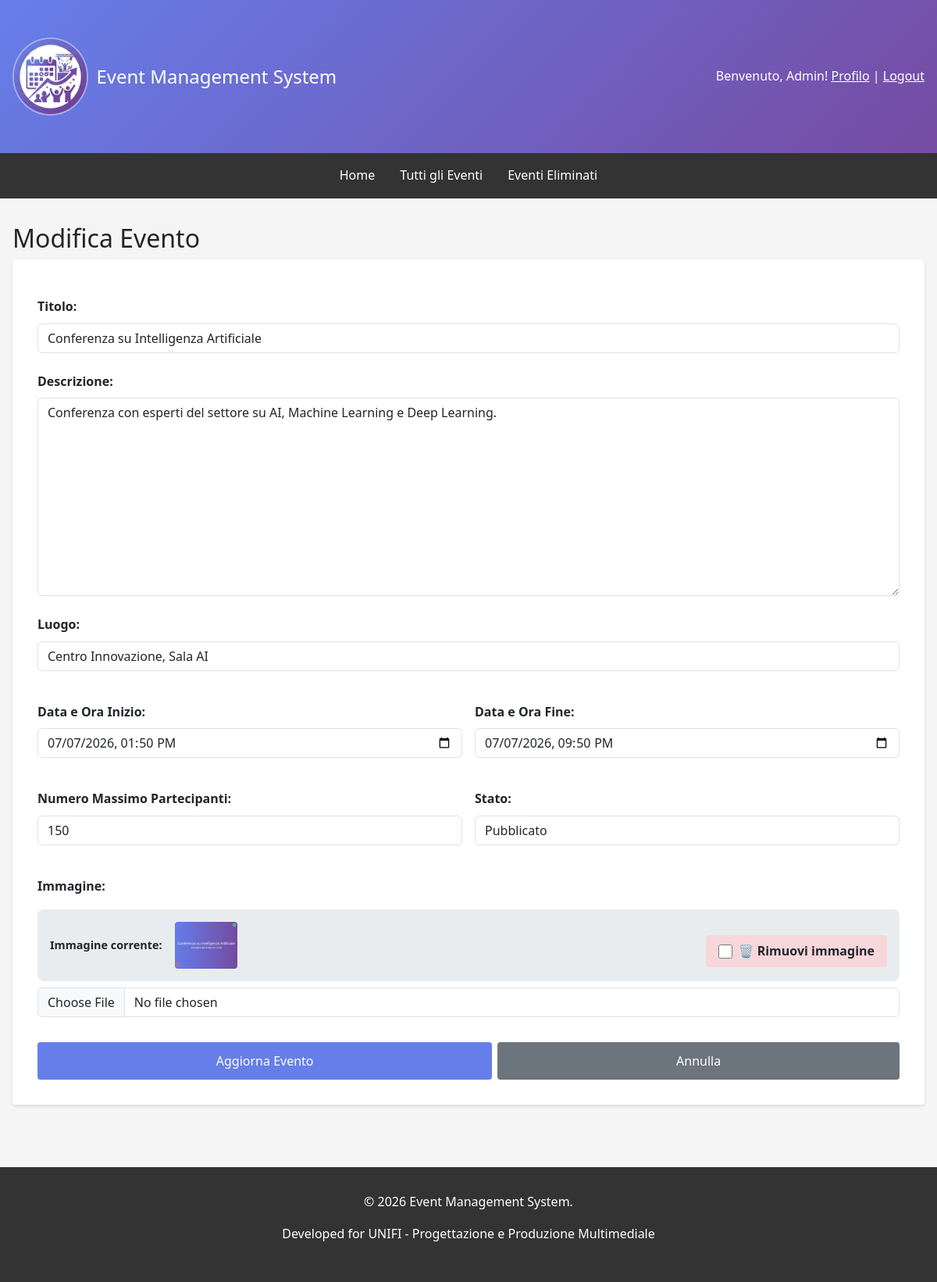
Screenshot of /events/event/558/edit/ (signed in) with the database file from the repository.
### events/models.py (models this page shows, shortened)
class Event(models.Model):
    STATUS_CHOICES = [('draft', 'Bozza'), ('published', 'Pubblicato'), ('ongoing', 'In Corso'), ('completed', 'Completato'), ('cancelled', 'Annullato')]
    title = models.CharField(max_length=200, verbose_name='Titolo')
    description = models.TextField(verbose_name='Descrizione')
    organizer = models.ForeignKey(User, on_delete=models.CASCADE, related_name='organized_events', verbose_name='Organizzatore')
    location = models.CharField(max_length=255, verbose_name='Luogo')
    start_date = models.DateTimeField(verbose_name='Data e Ora Inizio')
    end_date = models.DateTimeField(verbose_name='Data e Ora Fine')
    max_attendees = models.IntegerField(null=True, blank=True, verbose_name='Numero Massimo Partecipanti')
    image = models.ImageField(upload_to='event_images/', blank=True, null=True, verbose_name='Immagine')
    status = models.CharField(max_length=15, choices=STATUS_CHOICES, default='draft', verbose_name='Stato')
    created_at = models.DateTimeField(auto_now_add=True)
    updated_at = models.DateTimeField(auto_now=True)
    deleted_at = models.DateTimeField(null=True, blank=True, verbose_name='Eliminato il')
    class Meta:
        ordering = ['-start_date']
        permissions = [('can_create_event', 'Può creare eventi'), ('can_edit_own_events', 'Può modificare i propri eventi'), ('can_delete_own_events', 'Può eliminare i propri eventi'), ('can_view_attendees', 'Può visualizzare la lista dei partecipanti')]

### events/views.py (the view, shortened to what this page needs)
# urls.py: path('event/<int:pk>/edit/', views.EventUpdateView.as_view(), name='event_update'),
class EventUpdateView(LoginRequiredMixin, UserPassesTestMixin, UpdateView):
    model = Event
    form_class = EventForm
    template_name = 'events/event_form.html'
    def test_func(self):
        if not self.request.user.is_authenticated:
            return False
        event = self.get_object()
        return self.request.user == event.organizer or self.request.user.is_staff

### templates/events/event_form.html (shortened to what this page needs)
{% extends 'base.html' %}
{% block content %}
<h2>{% if form.instance.pk %}Modifica Evento{% else %}Crea Nuovo Evento{% endif %}</h2>
<form method="post" enctype="multipart/form-data">
    <div class="form-group">
        {{ form.title.label_tag }}
        {{ form.title }}
    </div>
    <div class="form-group">
        {{ form.description.label_tag }}
        {{ form.description }}
    </div>
    <div class="form-group">
        {{ form.location.label_tag }}
        {{ form.location }}
    </div>
    <div class="form-grid-2">
        <div class="form-group">
            {{ form.start_date.label_tag }}
            {{ form.start_date }}
        </div>
        <div class="form-group">
            {{ form.end_date.label_tag }}
            {{ form.end_date }}
        </div>
    </div>
    <div class="form-grid-2">
        <div class="form-group">
            {{ form.max_attendees.label_tag }}
            {{ form.max_attendees }}
        </div>
        <div class="form-group">
            {{ form.status.label_tag }}
            {{ form.status }}
        </div>
    </div>
    <div class="form-group">
        {{ form.image.label_tag }}
        {% if form.instance.pk and form.instance.image %}
            <div class="current-image" id="currentImageWrapper">
                <div class="current-image-info">
                    <strong>Immagine corrente:</strong>
                    <img src="{{ form.instance.image.url }}" alt="{{ form.instance.title }}">
                </div>
                <label class="delete-image-checkbox">
                    <input type="checkbox" name="delete_image" id="deleteImageCheckbox">
                    🗑️ Rimuovi immagine
                </label>
            </div>
        {% endif %}
        {{ form.image }}
    </div>
    <div class="btn-group">
        <button type="submit" class="btn" style="border-radius: 4px">{% if form.instance.pk %}Aggiorna Evento{% else %}Crea Evento{% endif %}</button>
        {% if event %}
            <a href="{% url 'events:event_detail' event.pk %}" class="btn btn-secondary" style="border-radius: 4px">Annulla</a>
        {% else %}
            <a href="{% url 'events:organizer_events' %}" class="btn btn-secondary" style="border-radius: 4px">Annulla</a>
        {% endif %}
    </div>
</form>
{% endblock %}

### templates/base.html (shortened to what this page needs)
{% load static %}
<!DOCTYPE html>
<html lang="it">
<head>
    <link href="https://cdn.jsdelivr.net/npm/bootstrap@5.3.0/dist/css/bootstrap.min.css" rel="stylesheet">
</head>
<body>
    <header>
        <div class="container">
            <div class="header-content">
                <div class="header-logo">
                    <a href="{% url 'home' %}" style="text-decoration: none; color: inherit; display: flex; align-items: center; gap: 10px;">
                        <img src="{% static 'favicon.ico' %}" alt="Event Management System Logo">
                        <h1>Event Management System</h1>
                    </a>
                </div>
                <div class="user-info">
                    {% if user.is_authenticated %}
                        <span>Benvenuto, {{ user.first_name|default:user.username }}!</span>
                        <a href="{% url 'users:profile' %}" style="color: white; text-decoration: underline;">Profilo</a> |
                        <form method="post" action="{% url 'users:logout' %}" style="display: inline; margin: 0; padding: 0; background: none; border:none; outline: none; box-shadow: none;">
                            <button type="submit" style="background: none; border: none; color: white; text-decoration: underline; cursor: pointer; padding: 0; font: inherit; outline: none; box-shadow: none;">
                                Logout
                            </button>
                        </form>
                    {% else %}
                        <a href="{% url 'users:login' %}" style="color: white; text-decoration: underline;">Login</a> |
                        <a href="{% url 'users:register' %}" style="color: white; text-decoration: underline;">Registrati</a>
                    {% endif %}
                </div>
            </div>
        </div>
    </header>
    <nav>
        <div class="nav-links">
            <a href="{% url 'home' %}">Home</a>
            <a href="{% url 'events:event_list' %}">Tutti gli Eventi</a>
            {% if user.is_authenticated %}
                {% if user.is_staff %}
                    <a href="{% url 'events:deleted_events' %}">Eventi Eliminati</a>
                {% else %}
                    <a href="{% url 'events:user_registrations' %}">Le mie Registrazioni</a>
                    <a href="{% url 'events:calendar_view' %}">Calendario</a>
                {% endif %}
            {% endif %}
        </div>
    </nav>
    <div class="container">
        {% block content %}{% endblock %}
    </div>
    <footer>
        <p>&copy; 2026 Event Management System.</p>
        <p>Developed for UNIFI - Progettazione e Produzione Multimediale</p>
    </footer>
</body>
</html>

### templates/base.html (style rules this page uses)
* { margin: 0; padding: 0; box-sizing: border-box; }
body { font-family: 'Segoe UI', Tahoma, Geneva, Verdana, sans-serif; background-color: #f5f5f5; line-height: 1.6; }
header { background: linear-gradient(135deg, #667eea 0%, #764ba2 100%); color: white; padding: 1rem 0; }
.header-logo { display: flex; align-items: center; gap: 0.75rem; }
.header-logo img { height: 100px; width: auto; border: 2px solid rgb(255 255 255 / 0.4); border-radius: 50%; }
.header-logo h1 { margin: 0; font-size: 1.5rem; }
nav { background-color: #333; padding: 0; position: sticky; top: 0; z-index: 1030; transition: all 0.3s ease; }
.nav-links { display: flex; justify-content: center; padding: 0.5rem; transition: all 0.3s ease; }
nav a { display: inline-block; color: white; text-decoration: none; padding: 0.5rem 1rem; font-size: 1rem; transition: all 0.3s ease; }
.container { max-width: 1200px; margin: 0 auto; padding: 2rem 1rem; }
.header-content { display: flex; justify-content: space-between; align-items: center; }
.btn { display: inline-block; padding: 0.75rem 1.5rem; background-color: #667eea; color: white; text-decoration: none; border-radius: 4px; border: none; cursor: pointer; font-size: 1rem; }
.btn-secondary { background-color: #6c757d; }
footer { background-color: #333; color: white; text-align: center; padding: 2rem; margin-top: 3rem; }
form { background: white; padding: 2rem; border-radius: 4px; box-shadow: 0 2px 4px rgba(0,0,0,0.1); }
label { display: block; margin-top: 1rem; font-weight: bold; }
input, textarea, select { width: 100%; padding: 0.5rem; margin-top: 0.5rem; border: 1px solid #ddd; border-radius: 4px; font-family: inherit; font-size: 1rem; }
textarea { resize: vertical; min-height: 120px; }
.form-group { margin-bottom: 1.5rem; }
.btn-group { margin-top: 2rem; display: flex; flex-wrap: wrap; gap: 0.5rem; }
.btn-group button, .btn-group a { margin-right: 0; }
.user-info { color: white; }

### templates/events/event_form.html (style rules this page uses)
.form-grid-2 { display: grid; grid-template-columns: 1fr 1fr; gap: 1rem; }
.current-image { margin-top: 1rem; padding: 1rem; background-color: #e9ecef; border-radius: 8px; display: flex; align-items: center; justify-content: space-between; gap: 1rem; flex-wrap: wrap; }
.current-image-info { display: flex; align-items: center; gap: 1rem; flex-wrap: wrap; }
.current-image-info strong { font-size: 0.9rem; white-space: nowrap; }
.current-image-info img { max-width: 80px; max-height: 80px; border-radius: 4px; object-fit: cover; }
.delete-image-checkbox { display: flex; align-items: center; gap: 0.5rem; padding: 0.5rem 1rem; background-color: #f8d7da; border-radius: 4px; cursor: pointer; transition: all 0.2s; white-space: nowrap; margin-left: auto; }
.delete-image-checkbox input { cursor: pointer; width: 18px; height: 18px; margin: 0; }

### rows the page displays
Event: title "Conferenza su Intelligenza Artificiale", description "Conferenza con esperti del settore su AI, Machine Learning e Deep Learning.", location "Centro Innovazione, Sala AI", start_date "07/07/2026 13:50", end_date "07/07/2026 21:50", max_attendees "150", status "Pubblicato", instance.image (picture)

### other values shown
{{ user.first_name|default:user.username }} "Admin"
